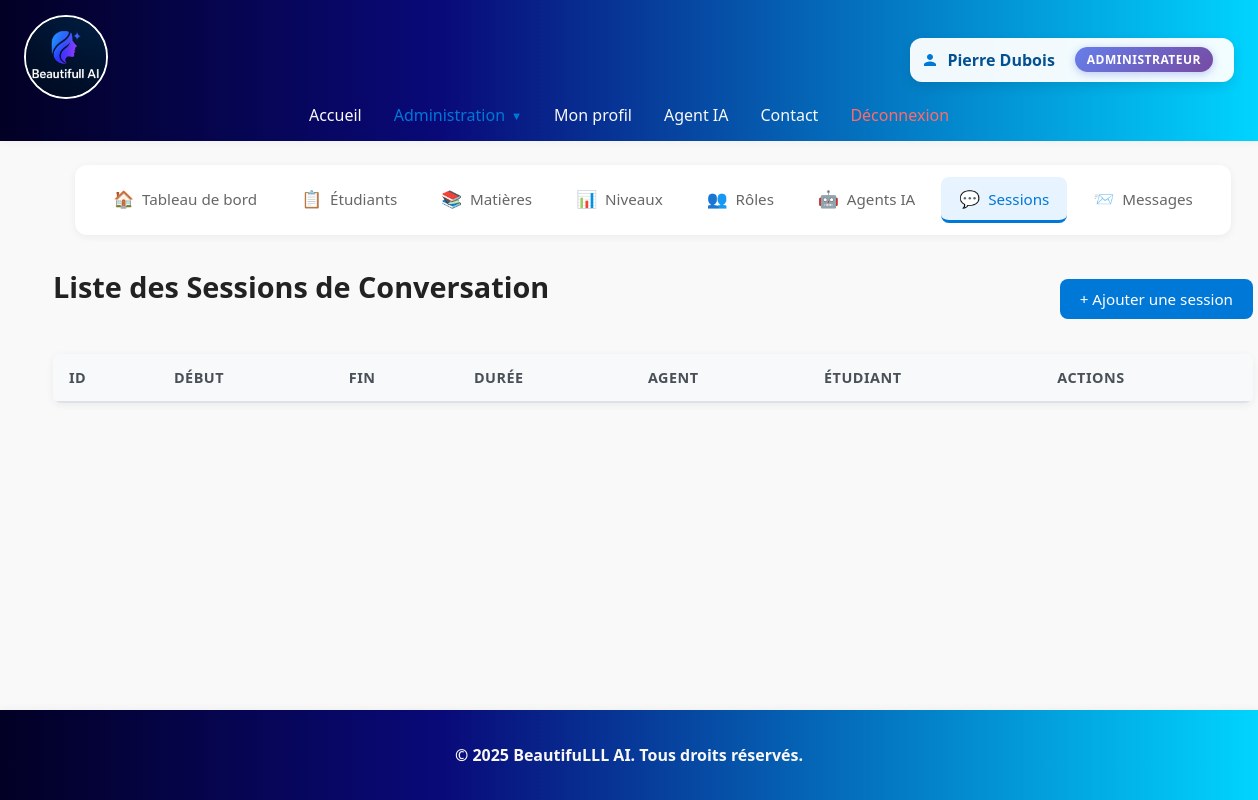
/index.php?action=session_list (signed in), run on an earlier commit of the app's database.
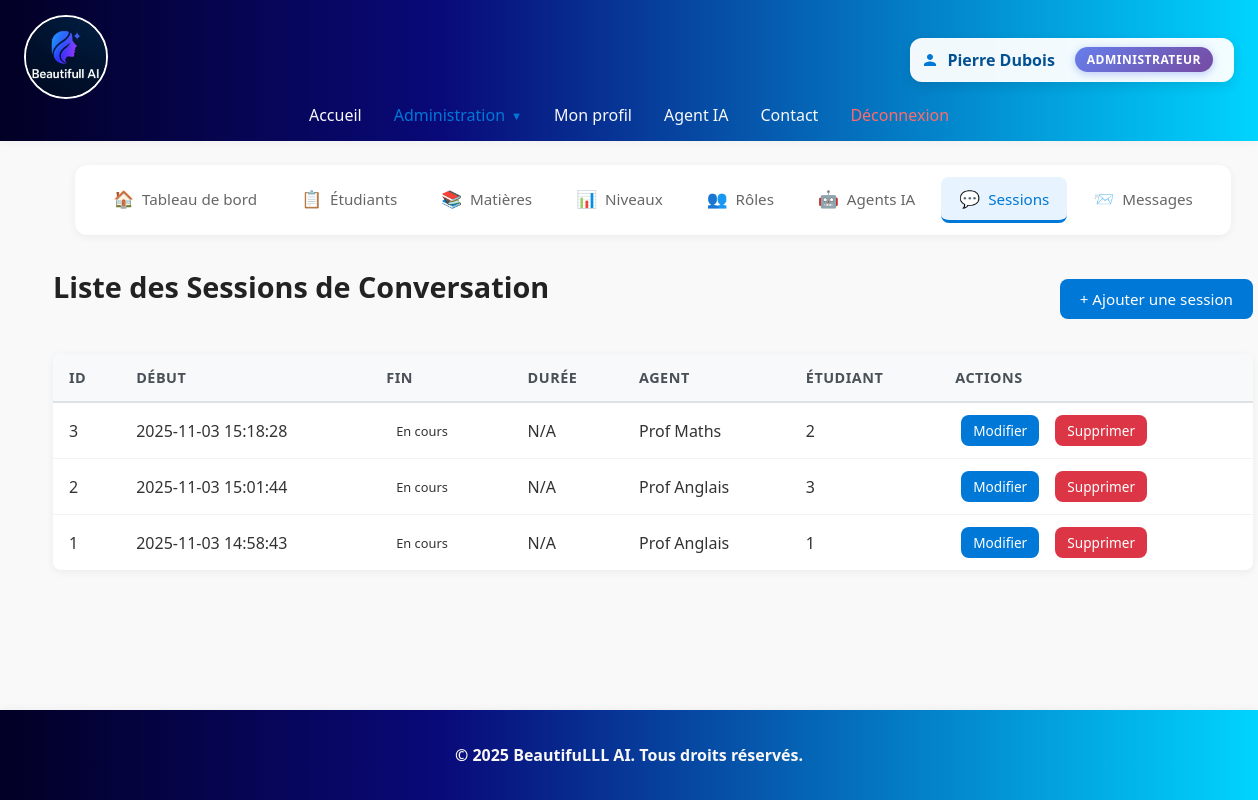
And on a later commit of the database.
### tables this page shows
CREATE TABLE IF NOT EXISTS `session_conversation` (
  `id_session` int NOT NULL AUTO_INCREMENT,
  `date_heure_debut` datetime NOT NULL DEFAULT CURRENT_TIMESTAMP,
  `duree_session` time DEFAULT NULL,
  `date_heure_fin` datetime DEFAULT NULL,
  `id_agents` int NOT NULL,
  `id_etudiant` int NOT NULL,
  PRIMARY KEY (`id_session`),
  KEY `id_agents` (`id_agents`),
  KEY `id_etudiant` (`id_etudiant`)
);

CREATE TABLE IF NOT EXISTS `agent` (
  `id_agents` int NOT NULL AUTO_INCREMENT,
  `nom_agent` varchar(50) NOT NULL,
  `type_agent` varchar(50) NOT NULL,
  `avatar_agent` varchar(255) DEFAULT NULL,
  `est_actif` tinyint(1) DEFAULT '1',
  `description` text,
  `date_creation` datetime DEFAULT CURRENT_TIMESTAMP,
  `prompt_systeme` text NOT NULL,
  `model` varchar(100) DEFAULT 'openai/gpt-oss-20b',
  `temperature` decimal(3,2) DEFAULT '0.70',
  `max_tokens` int DEFAULT '8192',
  `top_p` decimal(3,2) DEFAULT '1.00',
  `reasoning_effort` enum('low','medium','high') DEFAULT 'medium',
  `id_matieres` int NOT NULL,
  PRIMARY KEY (`id_agents`),
  UNIQUE KEY `nom_agent` (`nom_agent`),
  UNIQUE KEY `unique_agent_per_matiere` (`id_matieres`)
);

### php-crud/model/SessionConversation.php (called while the page is built, shortened)
<?php
class SessionConversation
{
    private $conn;
    public function __construct($db = null)
    {
        if ($db) {
            $this->conn = $db;
        } else {
            $database = new Database();
            $this->conn = $database->connect();
        }
    }
    public function read()
    {
        $sql = "SELECT s.*, a.nom_agent, m.nom_matieres
                FROM SESSION_CONVERSATION s
                LEFT JOIN Agent a ON s.id_agents = a.id_agents
                LEFT JOIN Matieres m ON a.id_matieres = m.id_matieres
                ORDER BY s.date_heure_debut DESC";
        $stmt = $this->conn->prepare($sql);
        $stmt->execute();
        return $stmt->fetchAll(PDO::FETCH_ASSOC);
    }
}
?>

### php-crud/config/Database.php (called while the page is built, shortened)
<?php
class Database
{
    private $host = '127.0.0.1';
    private $dbName = 'ia_educative';
    private $username = 'root';
    private $password = '';
    public function connect()
    {
        try {
            $this->connection = new PDO(
                "mysql:host={$this->host};dbname={$this->dbName}",
                $this->username,
                $this->password
            );
            $this->connection->setAttribute(PDO::ATTR_ERRMODE, PDO::ERRMODE_EXCEPTION);
            return $this->connection;
        } catch (PDOException $e) {
            die("Database connection failed: " . $e->getMessage());
        }
    }
}

### php-crud/controllers/SessionConversationController.php (called while the page is built, shortened)
<?php
require_once __DIR__ . '/../model/SessionConversation.php';
require_once __DIR__ . '/../model/Agent.php';
require_once __DIR__ . '/../model/etudiant.php';
class SessionConversationController
{
    public function getSessionsWithDetails()
    {
        $sessionModel = new SessionConversation();
        $sessions = $sessionModel->read();
        $agentModel = new Agent();
        $etudiantModel = new Etudiants();
        foreach ($sessions as &$session) {
            $agent = $agentModel->readSingle($session['id_agents']);
            $etudiant = $etudiantModel->readSingle($session['id_etudiant']);
        }
        return $sessions;
    }
}

### php-crud/model/agent.php (called while the page is built, shortened)
<?php
class Agent
{
    private $conn;
    public function __construct()
    {
        $database = new Database();
        $this->conn = $database->connect();
    }
    public function readSingle($id_agents)
    {
        $sql = "SELECT a.*, m.nom_matieres
                FROM agent a
                LEFT JOIN Matieres m ON a.id_matieres = m.id_matieres
                WHERE a.id_agents = :id_agents
                LIMIT 1";
        $stmt = $this->conn->prepare($sql);
        $stmt->bindParam(':id_agents', $id_agents, PDO::PARAM_INT);
        $stmt->execute();
        return $stmt->fetch(PDO::FETCH_ASSOC);
    }
}
?>

### php-crud/model/etudiant.php (called while the page is built, shortened)
<?php
require_once __DIR__ . '/../config/Database.php';
class Etudiants
{
    private $conn;
    public function __construct()
    {
        $database = new Database();
        $this->conn = $database->connect();
    }
    public function readSingle($id)
    {
        $sql = "SELECT * FROM Etudiants WHERE id_etudiant = :id";
        $stmt = $this->conn->prepare($sql);
        $stmt->bindParam(':id', $id);
        $stmt->execute();
        return $stmt->fetch(\PDO::FETCH_ASSOC);
    }
}
?>

### php-crud/views/sessions/SessionConversation_list.php (the view, shortened to what the changed rows need)
<?php
require_once __DIR__ . '/../../controllers/SessionConversationController.php';
$sessionController = new \Controllers\SessionConversationController();
$sessions = $sessionController->getSessionsWithDetails();
?>
<div class="crud-container">
    <div class="crud-header">
        <h1 class="page-title">Liste des Sessions de Conversation</h1>
    </div>
    <table class="crud-table">
        <thead>
            <tr>
                <th>ID</th>
                <th>Début</th>
                <th>Fin</th>
                <th>Durée</th>
                <th>Agent</th>
                <th>Étudiant</th>
                <th>Actions</th>
            </tr>
        </thead>
        <tbody>
            <?php foreach ($sessions as $session): ?>
                <tr>
                    <td><?= htmlspecialchars($session['id_session']) ?></td>
                    <td><?= htmlspecialchars(date('Y-m-d H:i:s', strtotime($session['date_heure_debut']))) ?></td>
                    <td>
                        <?php if ($session['date_heure_fin']): ?>
                            <?= htmlspecialchars(date('Y-m-d H:i:s', strtotime($session['date_heure_fin']))) ?>
                        <?php else: ?>
                            <span class="badge badge-primary">En cours</span>
                        <?php endif; ?>
                    </td>
                    <td><?= htmlspecialchars($session['duree_session'] ?? 'N/A') ?></td>
                    <td><?= htmlspecialchars($session['nom_agent'] ?? $session['id_agents']) ?></td>
                    <td><?= htmlspecialchars(($session['prenom'] ?? '') . ' ' . ($session['nom'] ?? $session['id_etudiant'])) ?></td>
                    <td>
                        <a href="index.php?action=modifier_session&id=<?= htmlspecialchars($session['id_session']) ?>" class="btn btn-primary btn-sm">Modifier</a>
                        <a href="index.php?action=supprimer_session&id=<?= htmlspecialchars($session['id_session']) ?>" class="btn btn-danger btn-sm">Supprimer</a>
                    </td>
                </tr>
            <?php endforeach; ?>
        </tbody>
    </table>
</div>

What changed in the data, as far as the page shows it:
added session_conversation: id_session "3", date_heure_debut "2025-11-03 15:18:28", shows "En cours", duree_session "N/A", id_agents.nom_agent "Prof Maths", id_etudiant "2"
added session_conversation: id_session "2", date_heure_debut "2025-11-03 15:01:44", shows "En cours", duree_session "N/A", id_agents.nom_agent "Prof Anglais", id_etudiant "3"
added session_conversation: id_session "1", date_heure_debut "2025-11-03 14:58:43", shows "En cours", duree_session "N/A", id_agents.nom_agent "Prof Anglais", id_etudiant "1"
